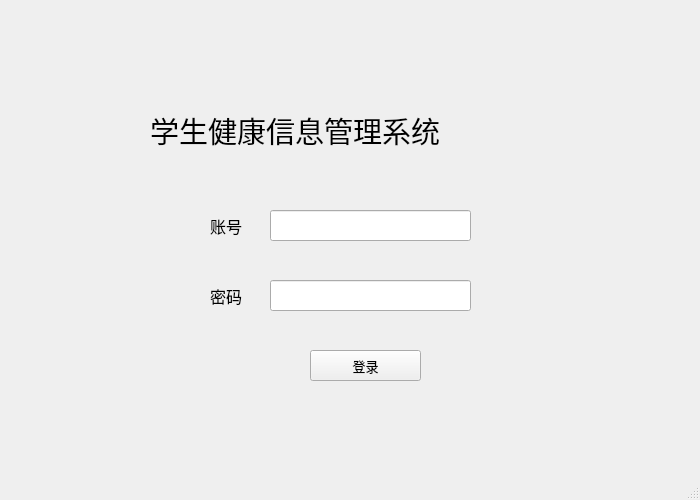
<?xml version="1.0" encoding="UTF-8"?>
<ui version="4.0">
 <class>AdminWidget</class>
 <widget class="QMainWindow" name="AdminWidget">
  <property name="geometry">
   <rect>
    <x>0</x>
    <y>0</y>
    <width>700</width>
    <height>500</height>
   </rect>
  </property>
  <property name="font">
   <font>
    <family>微软雅黑 Light</family>
    <pointsize>10</pointsize>
   </font>
  </property>
  <property name="windowTitle">
   <string>学生信息管理系统</string>
  </property>
  <widget class="QWidget" name="centralwidget">
   <widget class="QLabel" name="label">
    <property name="geometry">
     <rect>
      <x>150</x>
      <y>90</y>
      <width>371</width>
      <height>81</height>
     </rect>
    </property>
    <property name="font">
     <font>
      <family>微软雅黑 Light</family>
      <pointsize>22</pointsize>
     </font>
    </property>
    <property name="text">
     <string>学生健康信息管理系统</string>
    </property>
   </widget>
   <widget class="QLineEdit" name="lineEdit_account">
    <property name="geometry">
     <rect>
      <x>270</x>
      <y>210</y>
      <width>201</width>
      <height>31</height>
     </rect>
    </property>
    <property name="inputMask">
     <string/>
    </property>
    <property name="text">
     <string/>
    </property>
    <property name="echoMode">
     <enum>QLineEdit::Normal</enum>
    </property>
   </widget>
   <widget class="QLineEdit" name="lineEdit_pwd">
    <property name="geometry">
     <rect>
      <x>270</x>
      <y>280</y>
      <width>201</width>
      <height>31</height>
     </rect>
    </property>
    <property name="echoMode">
     <enum>QLineEdit::Password</enum>
    </property>
   </widget>
   <widget class="QLabel" name="label_2">
    <property name="geometry">
     <rect>
      <x>210</x>
      <y>210</y>
      <width>51</width>
      <height>31</height>
     </rect>
    </property>
    <property name="font">
     <font>
      <family>微软雅黑 Light</family>
      <pointsize>12</pointsize>
     </font>
    </property>
    <property name="text">
     <string>账号</string>
    </property>
   </widget>
   <widget class="QLabel" name="label_3">
    <property name="geometry">
     <rect>
      <x>210</x>
      <y>280</y>
      <width>51</width>
      <height>31</height>
     </rect>
    </property>
    <property name="font">
     <font>
      <family>微软雅黑 Light</family>
      <pointsize>12</pointsize>
     </font>
    </property>
    <property name="text">
     <string>密码</string>
    </property>
   </widget>
   <widget class="QPushButton" name="pushButton_login">
    <property name="geometry">
     <rect>
      <x>310</x>
      <y>350</y>
      <width>111</width>
      <height>31</height>
     </rect>
    </property>
    <property name="text">
     <string>登录</string>
    </property>
   </widget>
  </widget>
  <widget class="QMenuBar" name="menubar">
   <property name="geometry">
    <rect>
     <x>0</x>
     <y>0</y>
     <width>700</width>
     <height>29</height>
    </rect>
   </property>
  </widget>
  <widget class="QStatusBar" name="statusbar"/>
 </widget>
 <resources/>
 <connections/>
</ui>
